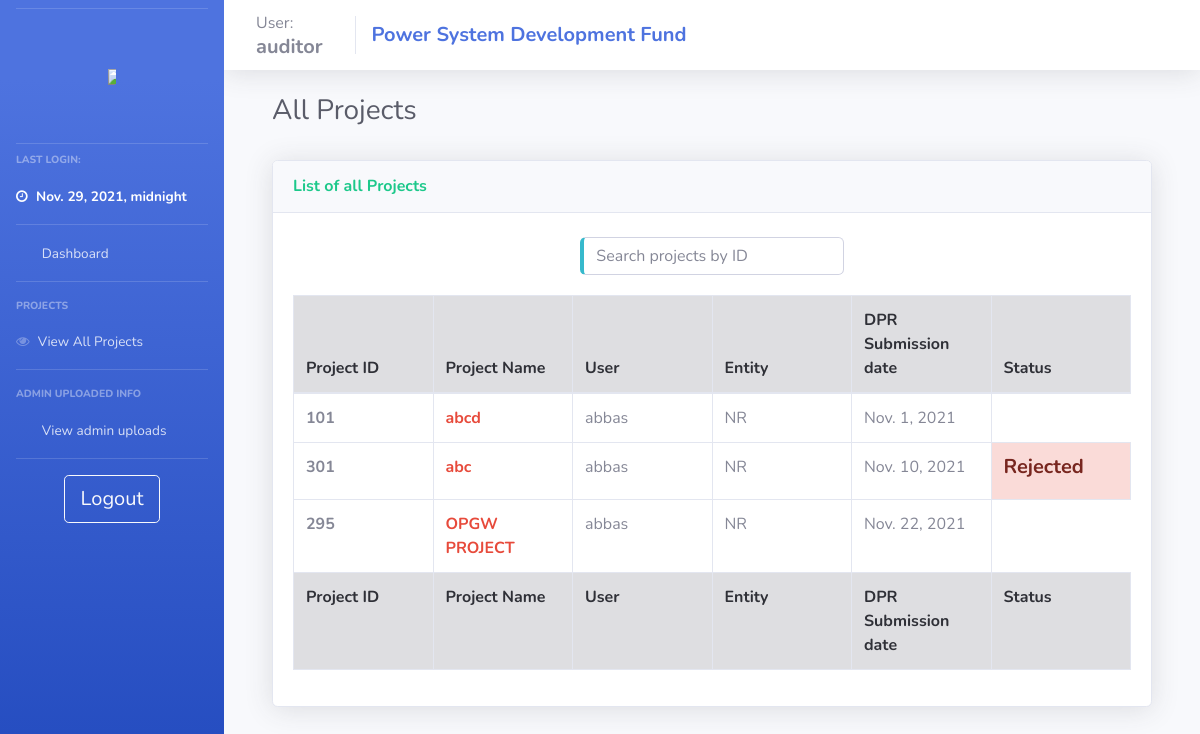
The page /auditor_view_projects/ (signed in) on the database its author committed.
### psdf_main/models.py (models this page shows)
class users(models.Model):
    username = models.CharField(max_length=200, null = False, unique = True)
    password = models.CharField(max_length=200, null = True)
    nodal = models.CharField(max_length=200, null = True)
    region = models.CharField(max_length=20, null = True)
    email = models.TextField(max_length=50, null=True)
    utilname = models.CharField(max_length=400, null = True)
    contact = models.CharField(max_length=10, null = True)
    address = models.CharField(max_length=500, null = True)
    reqdate = models.DateField(auto_now_add=True,null = True)
    aprdate = models.DateField( null = True)
    lastlogin = models.DateTimeField(null = True)
    admin = models.BooleanField(default=False)
    auditor = models.BooleanField(default=False)
    active = models.BooleanField(default=False)
    activate = models.BooleanField(default=False)
    notification = models.TextField(null=True)
    tpd = models.TextField(null=True)

class projects(models.Model):
    userid = models.ForeignKey(users, null = True, on_delete = models.SET_NULL)
    name = models.CharField(max_length=200, null = False)
    newid = models.IntegerField(null = True, unique=True)
    dprsubdate = models.DateField(null = True)
    amt_asked = models.IntegerField(null = False)
    amt_approved = models.IntegerField(null = True)
    amt_released = models.IntegerField(default = 0)
    schedule = models.IntegerField(null = True)
    fundcategory = models.CharField(max_length=20, null = True)
    projectpath = models.TextField(null = True)
    quantumOfFunding = models.IntegerField(null = True)
    status = models.CharField(max_length=1, null = True, default = '1')
    submitted_boq  = models.TextField(null=True)
    approved = models.BooleanField(default = False)
    ext = models.TextField(null=True)
    extF = models.TextField(null=True)
    deny = models.BooleanField(default = False)
    remark = models.TextField(null = True)
    remark_date = models.DateField(null = True)
    completedate = models.DateField(null = True)
    denydate = models.DateField(null = True)
    approvedate = models.DateField(null = True)
    tesg_list = models.TextField(null=True)
    dpraprdate = models.DateField(null = True, auto_now_add=True)
    tesgaprdate = models.DateField(null = True)
    appraprdate = models.DateField(null = True)
    moniaprdate = models.DateField(null = True)
    workflow = models.TextField(null=True)
    sanction_date = models.DateField(null=True)
    doc_path = models.TextField(null=True)
    doc_sign_date = models.DateField(null=True)
    completed = models.BooleanField(null=True, default=False)

### psdf_main/auditor_control.py (the view)
# urls.py: path('auditor_view_projects/', views.auditor_view_projects, name="auditor_view_projects"),
def auditor_view_projects(request):
    if auditoronline(request):
        context = full_auditor_context(request)
        context['temp_projs'] = temp_projects.objects.all()
        context['projs'] = projects.objects.all()
        return render(request, 'psdf_main/_auditor_view_projects.html', context)
    else:
        return oops(request)

### psdf_main/helpers.py (called while the page is built)
def auditoronline(request):
    if (request.session.has_key('auditor')):
        return True
    else:
        return False

def full_auditor_context(request):
    if auditoronline(request):
        context = {'user':userDetails('auditor')}
        context['pending_projects'] = temp_projects.objects.all()
        context['all_projs'] = projects.objects.all()
        context['tesgs'] = TESG_admin.objects.all()
        context['apprs'] = Appraisal_admin.objects.all()
        context['monis'] = Monitoring_admin.objects.all()
        return context
    else:
        return {}

### psdf_main/templates/psdf_main/_auditor_view_projects.html (shortened to what this page needs)
{% extends 'psdf_main/includes/auditor_layout.html'%} {% load static %} {% block body %}
<div class="container-fluid">
    <div class="row">
        <div class="col-md-4">
            <h1 class="h3 mb-2 text-gray-800">All Projects</h1>
        </div>
        <div class="col-md-2">
        </div>
        <div class="col-md-6">
        </div>
    </div>
    <br>
    <div class="row">
        <div class="col-lg-12">
            <div class="card shadow mb-4">
                <div class="card-header py-3">
                    <h5 class="m-0 font-weight-bold text-success">
                        <h6 class="m-0 font-weight-bold text-success">List of all Projects</h6>
                    </h5>
                </div>
                <br>
                <input type="text" id="temp_proj_search1" class="form-control input-text pull-center border-left-info" onkeyup="get_temp_proj('temp_proj_search1','dataTable')" placeholder="Search projects by ID" title="Search" style="margin:auto; width: 30%;">
                <div class="card-body">
                    <div class="table-responsive">
                        <table class="table table-bordered table-hover" id="dataTable" width="100%" cellspacing="0" style="table-layout: fixed;
                        width: 100%;">
                            <thead class="alert-dark">
                                <tr>
                                    <th>Project ID</th>
                                    <th>Project Name</th>
                                    <th>User</th>
                                    <th>Entity</th>
                                    <th>DPR Submission date</th>
                                    <th>Status</th>
                                </tr>
                            </thead>
                            <tfoot class="alert-dark">
                                <tr>
                                    <th>Project ID</th>
                                    <th>Project Name</th>
                                    <th>User</th>
                                    <th>Entity</th>
                                    <th>DPR Submission date</th>
                                    <th>Status</th>
                                </tr>
                            </tfoot>
                            <tbody>
                                {% if not projs %}
                                <tr>
                                    <td>Not Available</td>
                                    <td>Not Available</td>
                                    <td>Not Available</td>
                                    <td>Not Available</td>
                                    <td>Not Available</td>
                                    <td>Not Available</td>
                                </tr>
                                {% else %} {% for proj in projs %}
                                <tr>
                                    <td class="font-weight-bolder">{{proj.newid}}</td>
                                    <td><a href="/auditor_project_details/{{proj.id}}" class="font-weight-bold text-danger">{{proj.name}}</a></td>
                                    <td>{{proj.userid.username}}</td>
                                    <td>{{proj.userid.region}}</td>
                                    <td>{{proj.dprsubdate}}</td>
                                    {% if proj.deny %}
                                    <td class="alert-danger">
                                        <h5 class="font-weight-bold">Rejected</h5>
                                    </td>
                                    {% elif proj.status == '1' %}
                                    <td class="alert-warning">
                                        <h5 class="font-weight-bold">Under TESG</h5>
                                    </td class="alert-warning">
                                    {% elif proj.status == '2' %}
                                    <td>
                                        <h5 class="font-weight-bold">Under Appraisal</h5>
                                    </td class="alert-warning">
                                    {% elif proj.status == '3' %}
                                    <td>
                                        <h5 class="font-weight-bold">Under Monitoring</h5>
                                    </td>
                                    {% elif proj.status == '4' %}
                                    <td class="alert-success">
                                        <h5 class="font-weight-bold">Under Final approval</h5>
                                    </td>
                                    {% endif %}
                                </tr>
                                {% endfor %} {% endif %}
                            </tbody>
                        </table>
                    </div>
                </div>
            </div>
        </div>
    </div>
</div>
{% endblock %}

### psdf_main/templates/psdf_main/includes/auditor_layout.html (shortened to what this page needs)
{% load static %}
<!DOCTYPE html>
<html>
<head>
    <link rel="stylesheet" href="{% static '/css/base.css' %}" type="text/css">
    <link href="{% static 'css/sb-admin-2.min.css' %}" rel="stylesheet" type="text/css">
    <link href="{% static 'vendor1/fontawesome-free/css/all.css' %}" rel="stylesheet" type="text/css">
    <link rel="stylesheet" href="https://cdnjs.cloudflare.com/ajax/libs/font-awesome/4.7.0/css/font-awesome.min.css">
</head>
<body id="page-top">
    <div id="wrapper">
        {% include 'psdf_main/includes/_auditor_navbar.html'%}
        <div id="content-wrapper" class="d-flex flex-column">
            <nav class="navbar navbar-expand navbar-light bg-white topbar mb-4 static-top shadow">
                <div class="sidebar-brand-text mx-3">User:
                    <h5 class="m-0 font-weight-bold">{{user.username}}</h5>
                </div>
                <div class="navbar-brand">
                    <h5 class="m-0 font-weight-bold text-primary">Power System Development Fund</h5>
                </div>
            </nav>
            <div id="content">
                <div class="container-fluid">
                    {% block body %} {% endblock %}
                </div>
            </div>
        </div>
    </div>
</body>
</html>

### psdf_main/templates/psdf_main/includes/_auditor_navbar.html (shortened to what this page needs)
{% load static %}
<ul class="navbar-nav bg-gradient-primary sidebar sidebar-dark accordion" id="accordionSidebar">
    <hr class="sidebar-divider my-2"><br>
    <a class="sidebar-brand d-flex align-items-center justify-content-center" href="{% url '' %}">
        <div class="">
            <img src="{% static 'images/posocologo.png' %}" style="max-width:50%; max-height:50%;">
        </div>
    </a>
    <br>
    <hr class="sidebar-divider my-2">
    <div class="sidebar-heading">
        Last Login:
    </div>
    <li class="nav-item active">
        <a class="nav-link" href="/">
            <i class="fa fa-clock-o"></i>
            <span>{{user.lastlogin}}</span></a>
    </li>
    <hr class="sidebar-divider my-0">
    <li class="nav-item">
        <a class="nav-link" href="/">
            <i class="fas fa-fw fa-tachometer-alt"></i>
            <span>Dashboard</span></a>
    </li>
    <hr class="sidebar-divider d-none d-md-block">
    <div class="sidebar-heading">
        Projects
    </div>
    <li class="nav-item">
        <a class="nav-link" href="{% url 'auditor_view_projects' %}">
            <i class="fa fa-eye"></i>
            <span>View All Projects</span></a>
    </li>
    <hr class="sidebar-divider d-none d-md-block">
    <div class="sidebar-heading">
        Admin uploaded info
    </div>
    <li class="nav-item">
        <a class="nav-link collapsed" href="#" data-toggle="collapse" data-target="#collapsePages" aria-expanded="true" aria-controls="collapsePages">
            <i class="fas fa-fw fa-folder"></i>
            <span>View admin uploads</span>
        </a>
    </li>
    <hr class="sidebar-divider d-none d-md-block">
    <div class="text-center d-none d-md-inline">
        <a class="btn btn-lg btn-outline-light btn-wrap-text" href="{% url 'logout' %}"> Logout</a>
    </div>
</ul>

### static/css/base.css (style rules this page uses)
nav .navbar-nav .nav-link, nav .navbar-brand { color: #000; }
.table-responsive { max-height: 80%; }
.btn-wrap-text { overflow: hidden; white-space: nowrap; display: inline-block; text-overflow: ellipsis; }

### rows shown on the page
users: lastlogin "Nov. 29, 2021, midnight", username "auditor"
projects: newid "101", name "abcd", userid.username "abbas", userid.region "NR", dprsubdate "Nov. 1, 2021"
projects: newid "301", name "abc", userid.username "abbas", userid.region "NR", dprsubdate "Nov. 10, 2021", deny "Rejected"
projects: newid "295", name "OPGW PROJECT", userid.username "abbas", userid.region "NR", dprsubdate "Nov. 22, 2021"
